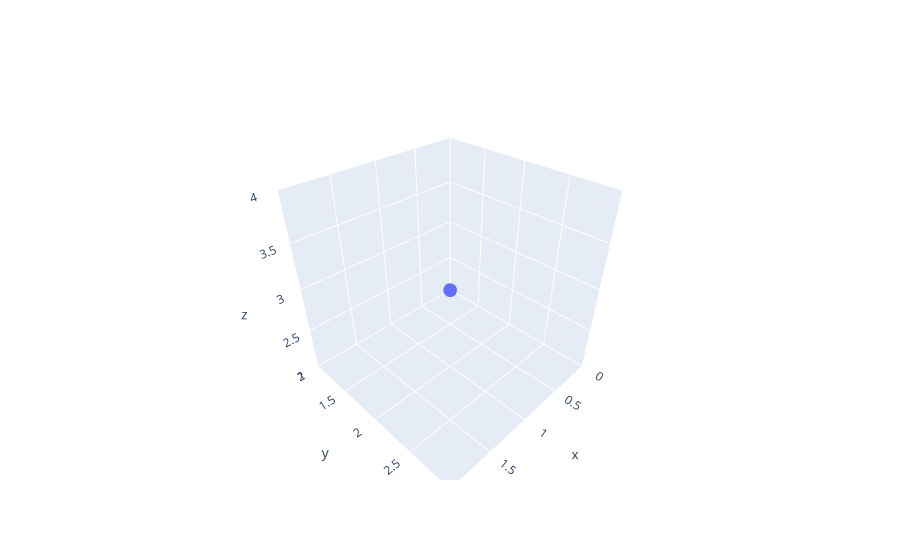

Write notebook code for a chart like this one.
### Code cell
import plotly.graph_objects as go

fig = go.Figure()
fig.add_scatter3d(x=[1], y=[2], z=[3], mode="markers")
fig.show()

### Figure 1 — Plotly figure (JSON) as saved in the notebook; plotly's stock layout.template omitted (floating-point values rounded to 4 significant figures)
{"data": [{"mode": "markers", "type": "scatter3d", "x": [1], "y": [2], "z": [3]}], "layout": {}}
